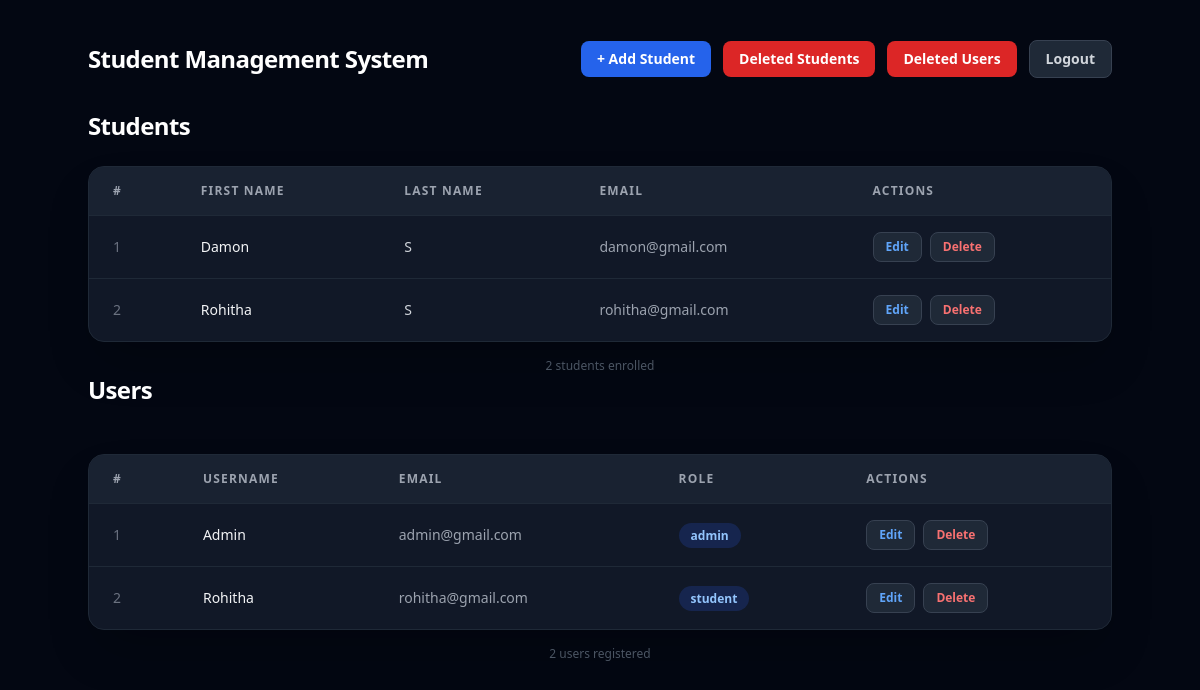
Page /home (signed in) on the committed database.
### tables this page shows
CREATE TABLE students(
    id INTEGER PRIMARY KEY AUTOINCREMENT,
    first_name TEXT,
    last_name TEXT,
    email TEXT,
    phone_number TEXT,
    created_at TIMESTAMP DEFAULT CURRENT_TIMESTAMP,
    updated_at TIMESTAMP DEFAULT CURRENT_TIMESTAMP,
    deleted_at TIMESTAMP DEFAULT NULL
    );

CREATE TABLE users(
    id INTEGER PRIMARY KEY AUTOINCREMENT,
    username TEXT NOT NULL,
    phone_number TEXT,
    email TEXT UNIQUE NOT NULL,
    password TEXT NOT NULL,
    role TEXT NOT NULL,
    created_at TIMESTAMP DEFAULT CURRENT_TIMESTAMP,
    updated_at TIMESTAMP DEFAULT CURRENT_TIMESTAMP,
    deleted_at TIMESTAMP DEFAULT NULL
    );

### sms/app.py (the view)
@app.route("/home")
def home():
    if "user" not in session:
        return "Access Restricted. Please login first.", 401
    conn = get_db_connection()
    cursor = conn.cursor()
    cursor.execute("SELECT * FROM students WHERE deleted_at IS NULL")
    students = cursor.fetchall()
    cursor.execute("SELECT * FROM users WHERE deleted_at IS NULL")
    users = cursor.fetchall()
    conn.close()
    return render_template(
        "home.html",
        students=students,
        users=users,
        role=session["role"],
        username=session["user"]
    )

### sms/app.py (called while the page is built)
def get_db_connection():
    conn = sqlite3.connect("students.db")
    conn.row_factory = sqlite3.Row
    return conn

### sms/templates/home.html (shortened to what this page needs)
<!DOCTYPE html>
<html lang="en">
<head>
  <script src="https://cdn.tailwindcss.com"></script>
</head>
<body class="min-h-screen bg-gray-950 text-gray-100 px-6 py-10">
  <div class="max-w-5xl mx-auto">
    <div class="flex items-center justify-between mb-8">
      <div>
        <h1 class="text-2xl font-bold text-white tracking-tight">Student Management System</h1>
      </div>
      <div class="flex items-center gap-3">
        <a href="/form">
          <button class="rounded-lg bg-blue-600 px-4 py-2 text-sm font-semibold text-white
                         transition duration-200 hover:bg-blue-500 active:scale-[0.98]">
            + Add Student
          </button>
        </a>
        {% if role=="admin" %}
          <a href="/deleted"
          class="rounded-lg bg-red-600 px-4 py-2 text-sm font-semibold text-white
                         transition duration-200 hover:bg-blue-500 active:scale-[0.98]">
          Deleted Students
          </a>
          <a href="/deleted-users"
           class="rounded-lg bg-red-600 px-4 py-2 text-sm font-semibold text-white
                  transition duration-200 hover:bg-red-500 active:scale-[0.98]">
            Deleted Users
        </a>
        {% endif %}
        <a href="/logout">
          <button class="rounded-lg border border-gray-700 bg-gray-800 px-4 py-2 text-sm font-semibold text-gray-300
                         transition duration-200 hover:bg-gray-700 active:scale-[0.98]">
            Logout
          </button>
        </a>
      </div>
    </div>
    <h2 class="text-2xl font-bold text-white tracking-tight">Students</h2>
    <br>
    <div class="rounded-2xl border border-gray-800 bg-gray-900 overflow-hidden shadow-2xl">
      {% if students %}
      <table class="w-full text-sm">
        <thead>
          <tr class="border-b border-gray-800 bg-gray-800/60">
            <th class="px-6 py-4 text-left text-xs font-semibold uppercase tracking-widest text-gray-400">#</th>
            <th class="px-6 py-4 text-left text-xs font-semibold uppercase tracking-widest text-gray-400">First Name</th>
            <th class="px-6 py-4 text-left text-xs font-semibold uppercase tracking-widest text-gray-400">Last Name</th>
            <th class="px-6 py-4 text-left text-xs font-semibold uppercase tracking-widest text-gray-400">Email</th>
            <th class="px-6 py-4 text-left text-xs font-semibold uppercase tracking-widest text-gray-400">Actions</th>
          </tr>
        </thead>
        <tbody class="divide-y divide-gray-800">
          {% for student in students %}
          <tr class="transition duration-150 hover:bg-gray-800/50">
            <td class="px-6 py-4 text-gray-500">{{ loop.index }}</td>
            <td class="px-6 py-4 font-medium text-gray-100">{{ student["first_name"] }}</td>
            <td class="px-6 py-4 text-gray-300">{{ student["last_name"] }}</td>
            <td class="px-6 py-4 text-gray-400">{{ student["email"] }}</td>
            <td class="px-6 py-4">
              <div class="flex items-center gap-2">
                <a href="/edit/{{ student['id'] }}">
                  <button class="rounded-lg border border-gray-700 bg-gray-800 px-3 py-1.5 text-xs font-semibold text-blue-400
                                 transition duration-150 hover:border-blue-500 hover:bg-gray-700 active:scale-95">
                    Edit
                  </button>
                </a>
                <a href="/delete/{{ student['id'] }}">
                  <button class="rounded-lg border border-gray-700 bg-gray-800 px-3 py-1.5 text-xs font-semibold text-red-400
                                 transition duration-150 hover:border-red-500 hover:bg-gray-700 active:scale-95">
                    Delete
                  </button>
                </a>
              </div>
            </td>
          </tr>
          {% endfor %}
        </tbody>
      </table>
      {% endif %}
    </div>
    {% if students %}
    <p class="mt-4 text-center text-xs text-gray-600">
      {{ students | length }} student{{ 's' if students | length != 1 else '' }} enrolled
    </p>
    {% endif %}
{% if role == "admin" %}
<h2 class="text-2xl font-bold text-white tracking-tight">Users</h2>
<div class="mt-12 rounded-2xl border border-gray-800 bg-gray-900 overflow-hidden shadow-2xl">
    {% if users %}
    <table class="w-full text-sm">
        <thead>
            <tr class="border-b border-gray-800 bg-gray-800/60">
                <th class="px-6 py-4 text-left text-xs font-semibold uppercase tracking-widest text-gray-400">
                    #
                </th>
                <th class="px-6 py-4 text-left text-xs font-semibold uppercase tracking-widest text-gray-400">
                    Username
                </th>
                <th class="px-6 py-4 text-left text-xs font-semibold uppercase tracking-widest text-gray-400">
                    Email
                </th>
                <th class="px-6 py-4 text-left text-xs font-semibold uppercase tracking-widest text-gray-400">
                    Role
                </th>
                <th class="px-6 py-4 text-left text-xs font-semibold uppercase tracking-widest text-gray-400">
                    Actions
                </th>
            </tr>
        </thead>
        <tbody class="divide-y divide-gray-800">
            {% for user in users %}
            <tr class="transition duration-150 hover:bg-gray-800/50">
                <td class="px-6 py-4 text-gray-500">
                    {{ loop.index }}
                </td>
                <td class="px-6 py-4 font-medium text-gray-100">
                    {{ user["username"] }}
                </td>
                <td class="px-6 py-4 text-gray-400">
                    {{ user["email"] }}
                </td>
                <td class="px-6 py-4">
                    <span class="rounded-full bg-blue-900/40 px-3 py-1 text-xs font-semibold text-blue-300">
                        {{ user["role"] }}
                    </span>
                </td>
                <td class="px-6 py-4">
                    <div class="flex items-center gap-2">
                        <a href="/edit-user/{{ user['id'] }}">
                            <button
                                class="rounded-lg border border-gray-700 bg-gray-800 px-3 py-1.5 text-xs font-semibold text-blue-400 transition duration-150 hover:border-blue-500 hover:bg-gray-700 active:scale-95">
                                Edit
                            </button>
                        </a>
                        <a href="/delete-user/{{ user['id'] }}">
                            <button
                                class="rounded-lg border border-gray-700 bg-gray-800 px-3 py-1.5 text-xs font-semibold text-red-400 transition duration-150 hover:border-red-500 hover:bg-gray-700 active:scale-95">
                                Delete
                            </button>
                        </a>
                    </div>
                </td>
            </tr>
            {% endfor %}
        </tbody>
    </table>
    {% else %}
    <div class="py-16 text-center">
        <p class="text-lg font-semibold text-gray-400">
            No users found
        </p>
    </div>
    {% endif %}
</div>
<p class="mt-4 text-center text-xs text-gray-600">
    {{ users|length }} user{{ 's' if users|length != 1 else '' }} registered
</p>
{% endif %}
  </div>
</body>
</html>

### rows in the picture
students: first_name "Damon", last_name "S", email "damon@gmail.com"
students: first_name "Rohitha", last_name "S", email "rohitha@gmail.com"
users: username "Admin", email "admin@gmail.com", role "admin"
users: username "Rohitha", email "rohitha@gmail.com", role "student"

### other values in the picture
{{ students | length }} "2"
{{ 's' if students | length != 1 else '' }} "s"
{{ users|length }} "2"
{{ 's' if users|length != 1 else '' }} "s"
